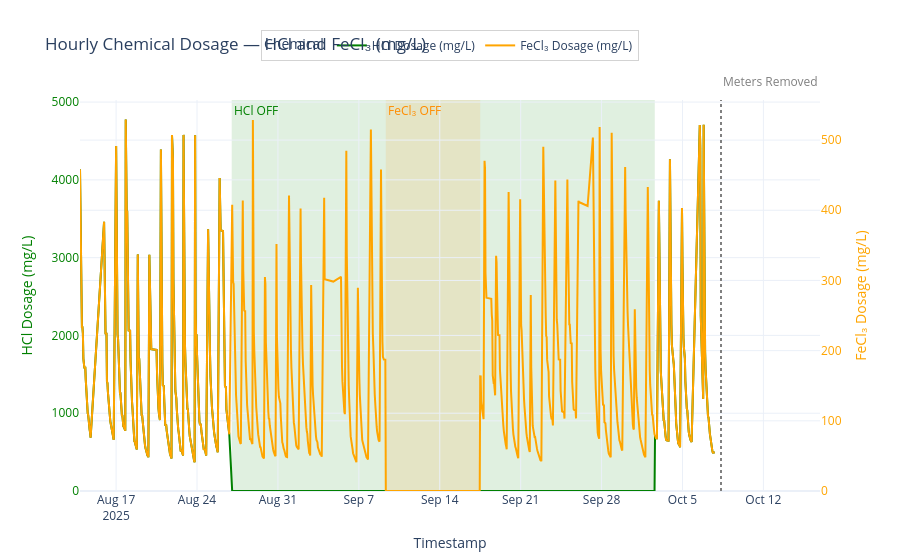

The notebook cell this image was saved under:
### Code cell
import plotly.graph_objects as go

# --- Round to the nearest hour and average readings ---
nh3_hourly = nh3.copy()
nh3_hourly["Datetime"] = nh3_hourly["Datetime"].dt.floor("H")
nh3_hourly = nh3_hourly.groupby("Datetime", as_index=False)["NH3_ppm"].mean()

h2s_hourly = h2s.copy()
h2s_hourly["Datetime"] = h2s_hourly["Datetime"].dt.floor("H")
h2s_hourly = h2s_hourly.groupby("Datetime", as_index=False)["H2S_ppm"].mean()

# --- Hourly Chemical Dosage Plot (Dual Axis) ---
fig_dosage = go.Figure()

# HCl Dosage — Primary y-axis (left)
fig_dosage.add_trace(go.Scatter(
    x=hourly_combined_clean["Datetime"],
    y=hourly_combined_clean["HCl Dosage (mg/L)"],
    mode="lines",
    name="HCl Dosage (mg/L)",
    line=dict(color="green", width=2),
    yaxis="y1"
))

# FeCl₃ Dosage — Secondary y-axis (right)
fig_dosage.add_trace(go.Scatter(
    x=hourly_combined_clean["Datetime"],
    y=hourly_combined_clean["FeCl₃ Dosage (mg/L)"],
    mode="lines",
    name="FeCl₃ Dosage (mg/L)",
    line=dict(color="orange", width=2),
    yaxis="y2"
))

# --- Highlight OFF Windows ---
fig_dosage.add_vrect(
    x0=HCL_OFF_START_DT, x1=HCL_RESUME_DT,
    fillcolor="rgba(0,128,0,0.12)", layer="below", line_width=0,
    annotation_text="HCl OFF", annotation_position="top left",
    annotation=dict(font_color="green")
)

fig_dosage.add_vrect(
    x0=FECL3_OFF_DT, x1=FECL3_RESUME_DT,
    fillcolor="rgba(255,140,0,0.12)", layer="below", line_width=0,
    annotation_text="FeCl₃ OFF", annotation_position="top left",
    annotation=dict(font_color="darkorange")
)

# Optional: Vertical line for sensor removal
add_dt_vline(fig_dosage, SENSORS_REMOVED, text="Meters Removed")

# --- Layout ---
fig_dosage.update_layout(
    template="plotly_white",
    title="Hourly Chemical Dosage — HCl and FeCl₃ (mg/L)",
    xaxis=dict(title="Timestamp", showgrid=True),
    yaxis=dict(
        title="HCl Dosage (mg/L)", 
        color="green", 
        rangemode="tozero"
    ),
    yaxis2=dict(
        title="FeCl₃ Dosage (mg/L)", 
        color="orange", 
        overlaying="y", 
        side="right",
        rangemode="tozero"
    ),
    legend=dict(
        title="Chemical",
        orientation="h",
        yanchor="bottom",
        y=1.1,
        xanchor="center",
        x=0.5,
        bgcolor="rgba(255,255,255,0.8)",
        bordercolor="lightgray",
        borderwidth=1
    ),
    hovermode="x unified",
    margin=dict(t=100, b=60, l=80, r=80)
)

fig_dosage.show()

# Save to standalone HTML
fig_dosage.write_html("Hourly_Chemical_Dosage.html", include_plotlyjs="embed")

### Figure 1 — Plotly figure (JSON) as saved in the notebook; plotly's stock layout.template omitted (floating-point values rounded to 4 significant figures; data arrays with more than 128 entries replaced by an {"elided": "..."} marker saying what was removed)
{"data": [{"line": {"color": "green", "width": 2}, "mode": "lines", "name": "HCl Dosage (mg/L)", "type": "scatter", "x": {"elided": "1146 str values"}, "y": {"elided": "1146 float values"}, "yaxis": "y"}, {"line": {"color": "orange", "width": 2}, "mode": "lines", "name": "FeCl₃ Dosage (mg/L)", "type": "scatter", "x": {"elided": "1146 str values"}, "y": {"elided": "1146 float values"}, "yaxis": "y2"}], "layout": {"annotations": [{"font": {"color": "green"}, "showarrow": false, "text": "HCl OFF", "x": "2025-08-27T00:00:00-04:00", "xanchor": "left", "xref": "x", "y": 1, "yanchor": "top", "yref": "y domain"}, {"font": {"color": "darkorange"}, "showarrow": false, "text": "FeCl₃ OFF", "x": "2025-09-09T08:00:00-04:00", "xanchor": "left", "xref": "x", "y": 1, "yanchor": "top", "yref": "y domain"}, {"font": {"color": "gray", "size": 12}, "showarrow": false, "text": "Meters Removed", "x": "2025-10-08T08:00:00", "xanchor": "left", "y": 1.02, "yanchor": "bottom", "yref": "paper"}], "hovermode": "x unified", "legend": {"bgcolor": "rgba(255,255,255,0.8)", "bordercolor": "lightgray", "borderwidth": 1, "orientation": "h", "title": {"text": "Chemical"}, "x": 0.5, "xanchor": "center", "y": 1.1, "yanchor": "bottom"}, "margin": {"b": 60, "l": 80, "r": 80, "t": 100}, "shapes": [{"fillcolor": "rgba(0,128,0,0.12)", "layer": "below", "line": {"width": 0}, "type": "rect", "x0": "2025-08-27T00:00:00-04:00", "x1": "2025-10-02T14:30:00-04:00", "xref": "x", "y0": 0, "y1": 1, "yref": "y domain"}, {"fillcolor": "rgba(255,140,0,0.12)", "layer": "below", "line": {"width": 0}, "type": "rect", "x0": "2025-09-09T08:00:00-04:00", "x1": "2025-09-17T12:00:00-04:00", "xref": "x", "y0": 0, "y1": 1, "yref": "y domain"}, {"line": {"color": "gray", "dash": "dot", "width": 2}, "type": "line", "x0": "2025-10-08T08:00:00", "x1": "2025-10-08T08:00:00", "xref": "x", "y0": 0, "y1": 1, "yref": "paper"}], "title": {"text": "Hourly Chemical Dosage — HCl and FeCl₃ (mg/L)"}, "xaxis": {"showgrid": true, "title": {"text": "Timestamp"}}, "yaxis": {"color": "green", "rangemode": "tozero", "title": {"text": "HCl Dosage (mg/L)"}}, "yaxis2": {"color": "orange", "overlaying": "y", "rangemode": "tozero", "side": "right", "title": {"text": "FeCl₃ Dosage (mg/L)"}}}}
